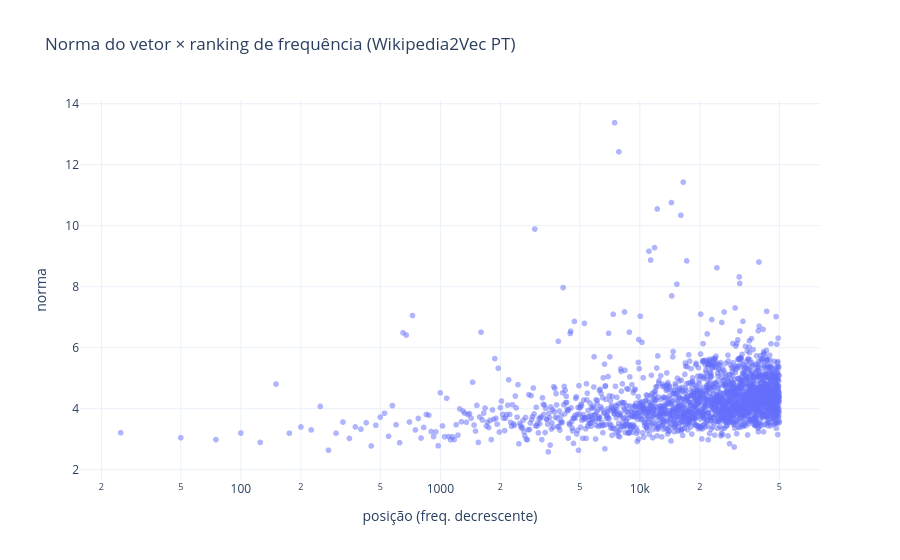

The code cell stored with this chart in its notebook:
### Markdown cell above
## 7. Cosseno, produto interno e normalização

Com vetores de norma 1, $\cos(u,v) = u \cdot v$. Bolukbasi et al. (2016, §3) assumem exatamente isso ("as is common, similarity is measured by inner product; words are normalized to unit length").
A norma de um vetor word2vec cresce com a frequência da palavra — por isso normalizar é importante antes de comparar.

### Code cell
norms = np.linalg.norm(pt.vectors, axis=1)
df = pd.DataFrame({"palavra": pt.words, "posição (freq. decrescente)": np.arange(len(pt)), "norma": norms})
import plotly.express as px
fig = px.scatter(df.iloc[::25], x="posição (freq. decrescente)", y="norma", hover_name="palavra", opacity=0.5,
                 title="Norma do vetor × ranking de frequência (Wikipedia2Vec PT)", log_x=True, template="plotly_white")
fig.show()
u, v = pt["rei"], pt["rainha"]
print("produto interno bruto:", float(u @ v), "| cosseno:", pt.similarity("rei", "rainha"))

### Figure 1 — Plotly figure (JSON) as saved in the notebook; plotly's stock layout.template omitted (floating-point values rounded to 4 significant figures; data arrays with more than 128 entries replaced by an {"elided": "..."} marker saying what was removed)
{"data": [{"hovertemplate": "<b>%{hovertext}</b><br><br>posição (freq. decrescente)=%{x}<br>norma=%{y}<extra></extra>", "hovertext": {"elided": "2000 str values"}, "legendgroup": "", "marker": {"color": "#636efa", "opacity": 0.5, "symbol": "circle"}, "mode": "markers", "name": "", "showlegend": false, "type": "scattergl", "x": {"elided": "2000 int values"}, "xaxis": "x", "y": {"elided": "2000 float values"}, "yaxis": "y"}], "layout": {"legend": {"tracegroupgap": 0}, "title": {"text": "Norma do vetor × ranking de frequência (Wikipedia2Vec PT)"}, "xaxis": {"anchor": "y", "domain": [0, 1], "title": {"text": "posição (freq. decrescente)"}, "type": "log"}, "yaxis": {"anchor": "x", "domain": [0, 1], "title": {"text": "norma"}}}}
